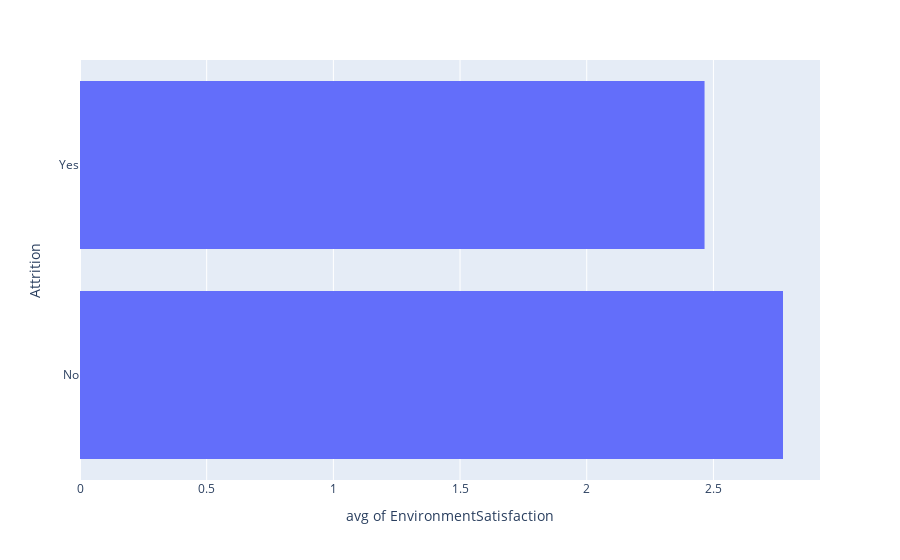

Write notebook code for a chart like this one.
### Code cell
px.histogram(df_general_explo, x='EnvironmentSatisfaction', y='Attrition', histfunc='avg')

### Figure 1 — Plotly figure (JSON) as saved in the notebook; plotly's stock layout.template omitted (floating-point values rounded to 4 significant figures; data arrays with more than 128 entries replaced by an {"elided": "..."} marker saying what was removed)
{"data": [{"alignmentgroup": "True", "bingroup": "y", "histfunc": "avg", "hovertemplate": "avg of EnvironmentSatisfaction=%{x}<br>Attrition=%{y}<extra></extra>", "legendgroup": "", "marker": {"color": "#636efa", "pattern": {"shape": ""}}, "name": "", "offsetgroup": "", "orientation": "h", "showlegend": false, "type": "histogram", "x": {"elided": "4327 int values"}, "xaxis": "x", "y": {"elided": "4327 str values"}, "yaxis": "y"}], "layout": {"barmode": "relative", "legend": {"tracegroupgap": 0}, "margin": {"t": 60}, "xaxis": {"anchor": "y", "domain": [0, 1], "title": {"text": "avg of EnvironmentSatisfaction"}}, "yaxis": {"anchor": "x", "domain": [0, 1], "title": {"text": "Attrition"}}}}
